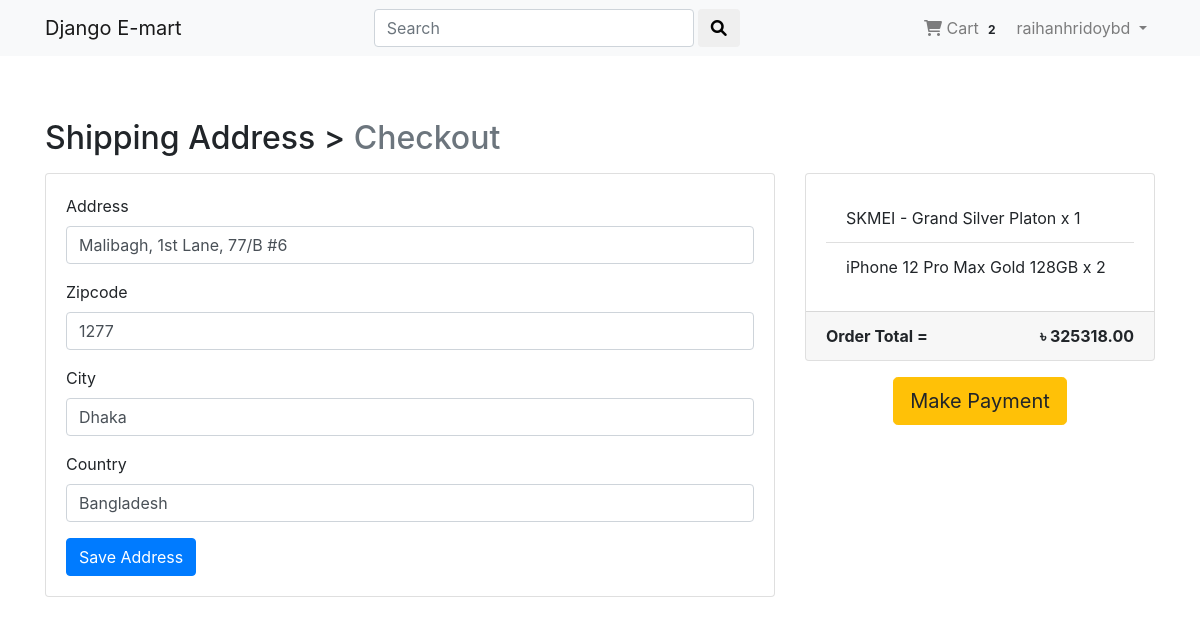
The app's page /payment/checkout/ (signed in) with its own data.
### Account_App/models.py (models this page shows, shortened)
class User(AbstractBaseUser,PermissionsMixin):
     email = models.EmailField(unique=True, null=False)
     is_staff = models.BooleanField(
          gettext_lazy('staff status'),
          default= False,
          help_text= gettext_lazy('Designates whether the user can log in this site')
     )
     is_active = models.BooleanField(
          gettext_lazy('active'),
          default = True,
          help_text = gettext_lazy('Designates whether this user should be treated as active. Unselect this insstead of deleting accounts')
     )
     USERNAME_FIELD = 'email'
     objects = MyUserManager()

class Profile(models.Model):
     user = models.OneToOneField(User,on_delete=models.CASCADE, related_name='profile')
     username = models.CharField(max_length=264,blank=True)
     full_name =  models.CharField(max_length=264,blank=True)
     address_1 = models.CharField(max_length=300,blank=True)
     city = models.CharField(max_length=40,blank=True)
     zipcode = models.CharField(max_length=10,blank=True)
     country = models.CharField(max_length=50,blank=True)
     phone = models.CharField(max_length=20,blank=True)
     date_joined = models.DateTimeField(auto_now_add=True)

### Order_App/models.py (models this page shows, shortened)
class Order(models.Model):
     orderitems = models.ManyToManyField(Cart)
     user = models.ForeignKey(settings.AUTH_USER_MODEL, on_delete=models.CASCADE)
     ordered = models.BooleanField(default=False)
     created = models.DateTimeField(auto_now_add=True)
     paymentId = models.CharField(max_length=264, blank=True, null=True)
     orderId = models.CharField(max_length=200, blank=True, null=True)
     def get_totals(self):
          total = 0
          for order_item in self.orderitems.all():
               total += float(order_item.get_total())
          return total

class Cart(models.Model):
     user = models.ForeignKey(settings.AUTH_USER_MODEL, on_delete=models.CASCADE, related_name="cart")
     item = models.ForeignKey(Product,on_delete=models.CASCADE)
     quantity = models.IntegerField(default=1)
     purchased = models.BooleanField(default=False)
     created = models.DateTimeField(auto_now_add=True)
     updated = models.DateTimeField(auto_now=True)
     def get_total(self):
          total = self.item.price * self.quantity
          float_total = format(total, '0.2f')
          return float_total

### Payment_App/models.py (models this page shows, shortened)
class BillingAddress(models.Model):
     user = models.ForeignKey(settings.AUTH_USER_MODEL,on_delete=models.CASCADE, related_name='payment')
     address = models.CharField(max_length=300,blank=True)
     city = models.CharField(max_length=40,blank=True)
     zipcode = models.CharField(max_length=10,blank=True)
     country = models.CharField(max_length=50,blank=True)
     def is_fully_filled(self):
          fields_names = [f.name for f in self._meta.get_fields()]
          for field_name in fields_names:
               value = getattr(self,field_name)
               if value is None or value=='':
                    return False
          return True
     class Meta:
          verbose_name_plural = "Billing Addresses"

### Shop_App/models.py (models this page shows, shortened)
class Product(models.Model):
     mainimage = models.ImageField(upload_to = "Products")
     name = models.CharField(max_length=264)
     category = models.ForeignKey(Category, on_delete= models.CASCADE, related_name='category')
     preview_text = models.TextField(max_length=200,verbose_name='Preview Text')
     detail_text = models.TextField(max_length=1000, verbose_name='Description')
     price = models.FloatField()
     old_price = models.FloatField(default=0.00)
     created = models.DateTimeField(auto_now_add=True)
     class Meta:
          ordering = ['-created',]

### Payment_App/views.py (the view)
# urls.py: path('checkout/',views.checkout, name='checkout'),
@login_required
def checkout(request):
     saved_address = BillingAddress.objects.get_or_create(user = request.user )
     saved_address = saved_address[0]
     form = BillingForm(instance=saved_address)
     if request.method == "POST":
          form = BillingForm(request.POST, instance=saved_address)
          if form.is_valid():
               form.save()
               form = BillingForm(instance=saved_address)
               messages.success(request, 'Shipping address Saved!')
     order_qs = Order.objects.filter(user = request.user , ordered =False)
     order_items = order_qs[0].orderitems.all()
     order_total = order_qs[0].get_totals()
     return render(request, 'Payment_App/checkout.html', context={'form':form, 'order_items':order_items, 'order_total':order_total, 'saved_address':saved_address})

### Payment_App/forms.py
class BillingForm(forms.ModelForm):
     class Meta:
          model = BillingAddress
          fields = ['address', 'zipcode', 'city', 'country']

### Order_App/templatetags/cart_tag.py (called while the page is built)
@register.filter
def cart_total(user):
     order = Order.objects.filter(user=user, ordered = False)
     if order.exists():
          return order[0].orderitems.count()
     else:
          return 0

### templates/Payment_App/checkout.html (shortened to what this page needs)
{% extends 'base.html' %}
{% load crispy_forms_tags %}
{% block body_block %}
<div class="container mt-5">
     <h2 class="mb-3">
          Shipping Address > <span class="text-muted">Checkout</span>
     </h2>
     <div class="row">
          <div class="col-md-8">
               <div class="card mb-5" style="height: auto;">
                    <div class="card-body">
                         <form method="POST">
                              {{form | crispy }}
                              <button type="submit" class="btn btn-primary">Save Address</button>
                         </form>
                    </div>
               </div>
          </div>
          <div class="col-md-4">
               <div class="card" style="height: auto;">
                    <div class="card-body">
                         <ul class="list-group list-group-flush">
                              {% for order_item in order_items %}
                                   <li class="list-group-item"> {{order_item.item.name}} x {{order_item.quantity}}</li>
                              {% endfor %}
                         </ul>
                    </div>
                    <div class="card-footer">
                         <span class="float-left"><b>Order Total = </b></span>
                         <span class="float-right"><b> &#2547 {{order_total | floatformat:2}}</b></span>
                    </div>
               </div>
               <div class="payment my-3">
                    <center>
                    {% if saved_address.is_fully_filled %}
                         <a href="{% url 'Payment_App:payment' %}" class="btn btn-lg btn-warning">Make Payment</a>
                    {% else %}
                         <div class="alert alert-info" >
                              <p>Please fill up all the information to make payment. </p>
                         </div>
                    {% endif %}
                    </center>
               </div>
          </div>
     </div>
</div>
{% endblock %}

### templates/navbar.html (shortened to what this page needs)
{% load cart_tag %}
<nav class="navbar navbar-expand-lg navbar-light bg-light">
     <div class="container">
       <a class="navbar-brand" href="{% url 'Shop_App:home'%}">Django E-mart</a>
       <div class="collapse navbar-collapse" id="navbarNav">
        <form class="form-inline ml-auto" action="{% url 'Search_App:search' %}" method="GET">
          <input class="form-control mr-sm-1" style="width: 320px;" name="search" type="search" placeholder="Search" aria-label="Search">
          <button class="btn btn-outline-gray my-2 my-sm-0" type="submit"><i class="fas fa-search"></i></button>
        </form>
        <ul class="navbar-nav ml-auto">
          {% if user.is_authenticated %}
          <li class="nav-item">
            <a class="nav-link" href="{% url 'Order_App:cart'%}"><i class="fa fa-shopping-cart"></i> Cart <span class="badge badge-light">{{ request.user | cart_total }}</span></a>
          </li>
          <li class="nav-item dropdown">
            <a class="nav-link dropdown-toggle" href="#" id="navbarDropdown" role="button" data-bs-toggle="dropdown" aria-haspopup="true" aria-expanded="false">
              {{request.user.profile.username}}
            </a>
          </li>
          {% else %}
          <li class="nav-item">
            <a class="btn btn-success btn-sm" href="{% url 'Account_App:signin'%}">Signin</a>
          </li>
        {% endif %}
        </ul>
      </div>
    </div>
</nav>

### static/css/main.css (style rules this page uses)
* { margin: 0; padding: 0; }
.card { height: auto; }

### records on screen
User: user|cart_total "2", user.profile.username "raihanhridoybd"
BillingAddress: address "Malibagh, 1st Lane, 77/B #6", zipcode "1277", city "Dhaka", country "Bangladesh"
Cart: item.name "SKMEI - Grand Silver Platon", quantity "1"
Cart: item.name "iPhone 12 Pro Max Gold 128GB", quantity "2"

### other values on screen
{{ order_total | floatformat:2 }} "325318.00"
